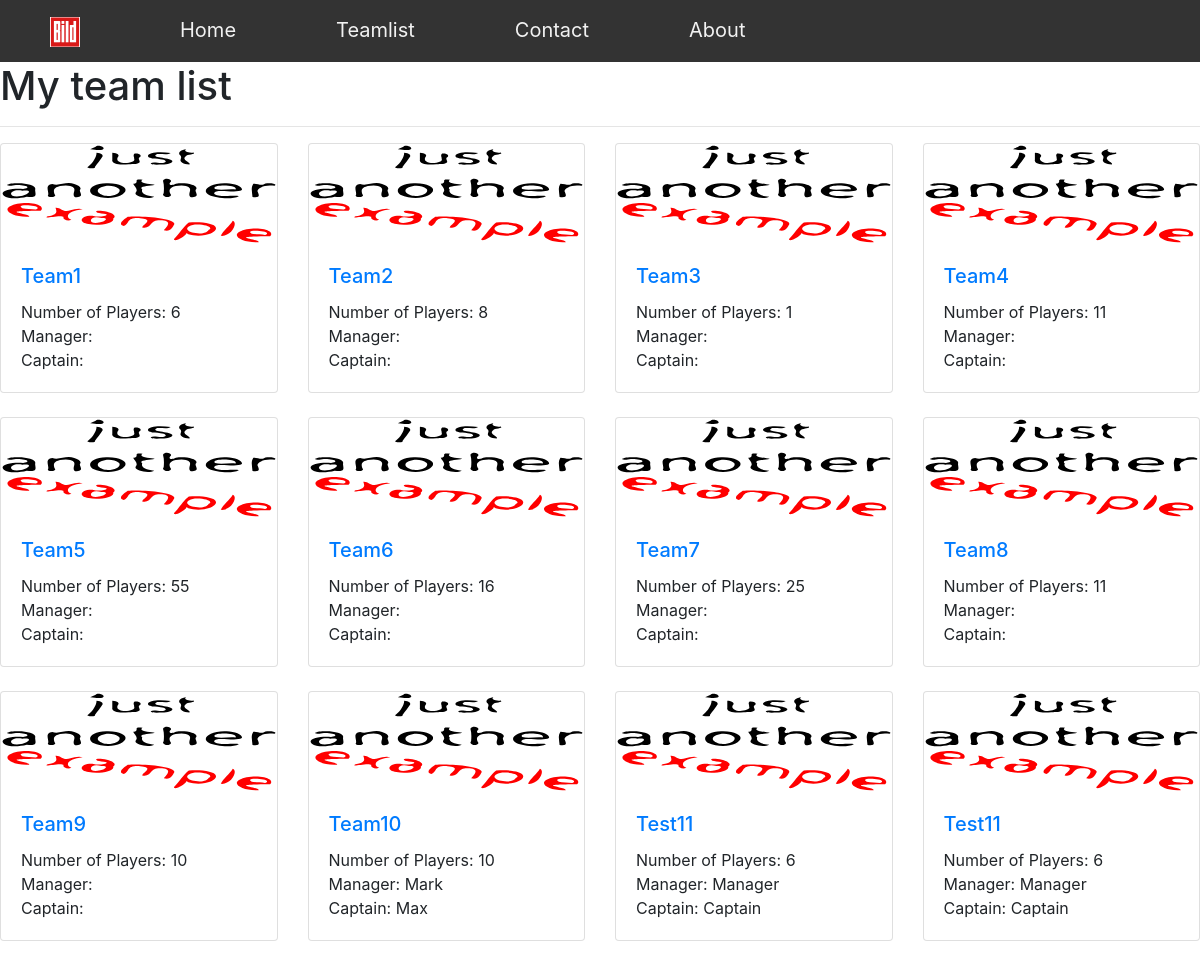
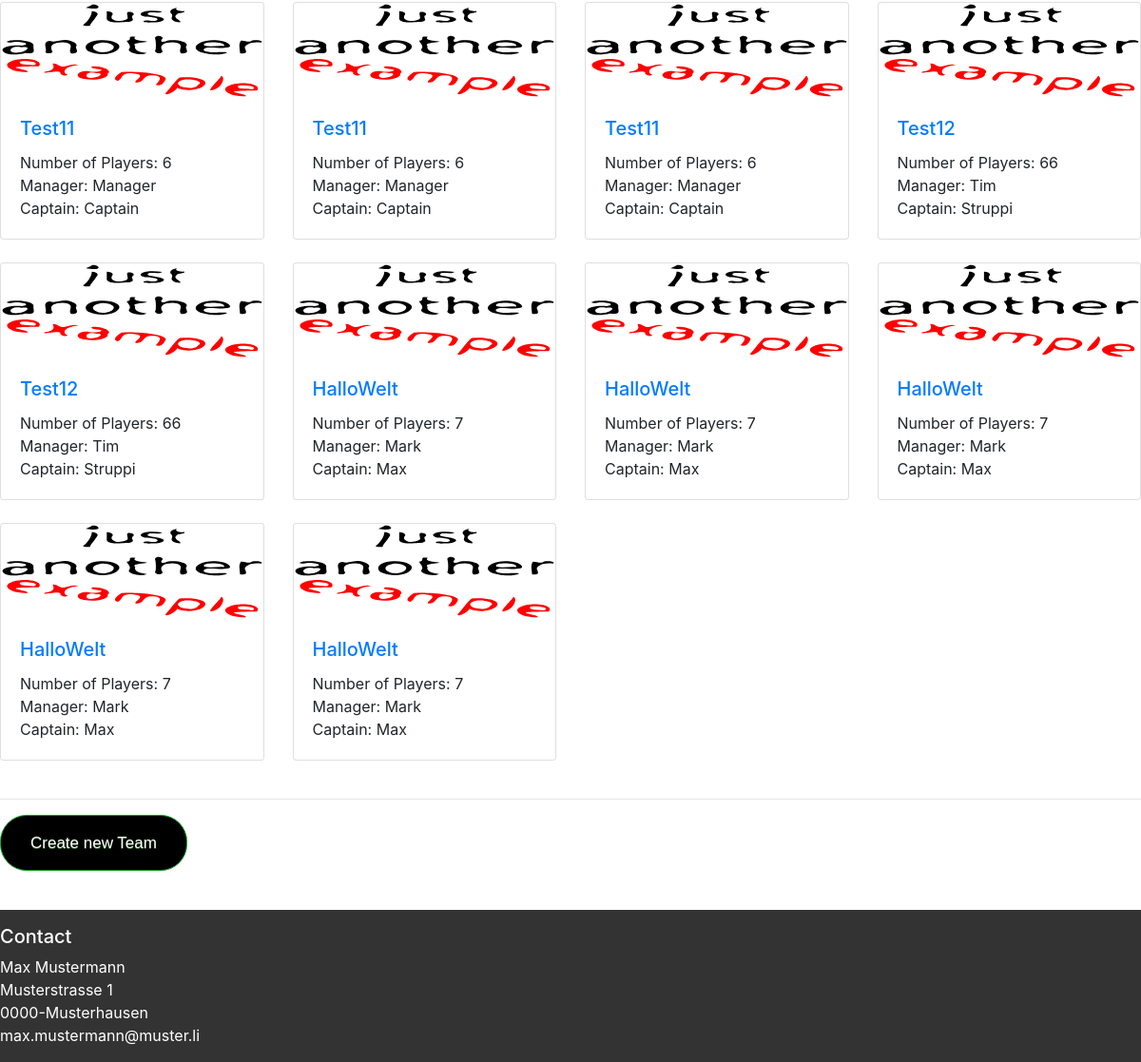
Screenshot of /teams/ with the database file from the repository (2 pictures, top to bottom).
### TournamentOverview/models.py (models this page shows)
class Teams(models.Model):
    TeamName = models.CharField(max_length=120)
    NrOfPlayer = models.DecimalField(decimal_places=0, max_digits=2)
    Manager = models.CharField(max_length=120, default="")
    Captain = models.TextField(max_length=120, default="");
    def get_absolute_url(self):
        return reverse("team-detail", kwargs={"my_id" : self.id})

### TournamentOverview/views.py (the view)
# urls.py: path('teams/', teamList),
def teamList(httprequest, *args, **kwargs):
    allTeams = Teams.objects.all()
    context ={
        "allTeams" : allTeams,
        "title" : "My team list"
    }
    return render(httprequest, "team_list.html", context)

### templates/team_list.html
{% extends 'base.html' %}
{% load static %}
{% block mainContent %}
    <h1>{{ title }}</h1>
{% endblock %}
{% block mainContent2 %}
<div class="row row-cols-1 row-cols-md-4">
    {% for obj in allTeams %}
    <div class="col mb-4">
        <div class="card h-10">
          <img src="{% static "example.svg" %}" class="card-img-top" alt="My image" height="100px" >
          <div class="card-body">
            <h5 class="card-title"><a href={{obj.get_absolute_url}}> {{ obj.TeamName }}</a></h5>
            <p class="card-text"> Number of Players: {{ obj.NrOfPlayer }}<br>
            Manager: {{ obj.Manager }}<br>
            Captain: {{ obj.Captain }}</p>
          </div>
        </div>
    </div>
    {% endfor %}
</div>
{% endblock %}
{% block mainContent3 %}
    <a href="/team/create/" class="standardBtn">Create new Team</a><br><br><br><br><br><br><br><br>
{% endblock %}

### static/styles.css (style rules this page uses)
.standardBtn { background-color:black; border-radius:28px; border:1px solid #18ab29; display:inline-block; cursor:pointer; color:#ffffff; font-family:Arial; font-size:17px; padding:16px 31px; text-decoration:none; text-shadow:0px 1px 0px #2f6627; }

### rows the page displays
Teams: TeamName "Team1", NrOfPlayer "6"
Teams: TeamName "Team2", NrOfPlayer "8"
Teams: TeamName "Team3", NrOfPlayer "1"
Teams: TeamName "Team4", NrOfPlayer "11"
Teams: TeamName "Team5", NrOfPlayer "55"
Teams: TeamName "Team6", NrOfPlayer "16"
Teams: TeamName "Team7", NrOfPlayer "25"
Teams: TeamName "Team8", NrOfPlayer "11"
Teams: TeamName "Team9", NrOfPlayer "10"
Teams: TeamName "Team10", NrOfPlayer "10", Manager "Mark", Captain "Max"
Teams: TeamName "Test11", NrOfPlayer "6", Manager "Manager", Captain "Captain"
Teams: TeamName "Test11", NrOfPlayer "6", Manager "Manager", Captain "Captain"
Teams: TeamName "Test11", NrOfPlayer "6", Manager "Manager", Captain "Captain"
Teams: TeamName "Test11", NrOfPlayer "6", Manager "Manager", Captain "Captain"
Teams: TeamName "Test11", NrOfPlayer "6", Manager "Manager", Captain "Captain"
Teams: TeamName "Test12", NrOfPlayer "66", Manager "Tim", Captain "Struppi"
Teams: TeamName "Test12", NrOfPlayer "66", Manager "Tim", Captain "Struppi"
Teams: TeamName "HalloWelt", NrOfPlayer "7", Manager "Mark", Captain "Max"
Teams: TeamName "HalloWelt", NrOfPlayer "7", Manager "Mark", Captain "Max"
Teams: TeamName "HalloWelt", NrOfPlayer "7", Manager "Mark", Captain "Max"
Teams: TeamName "HalloWelt", NrOfPlayer "7", Manager "Mark", Captain "Max"
Teams: TeamName "HalloWelt", NrOfPlayer "7", Manager "Mark", Captain "Max"

### other values shown
{{ title }} "My team list"
